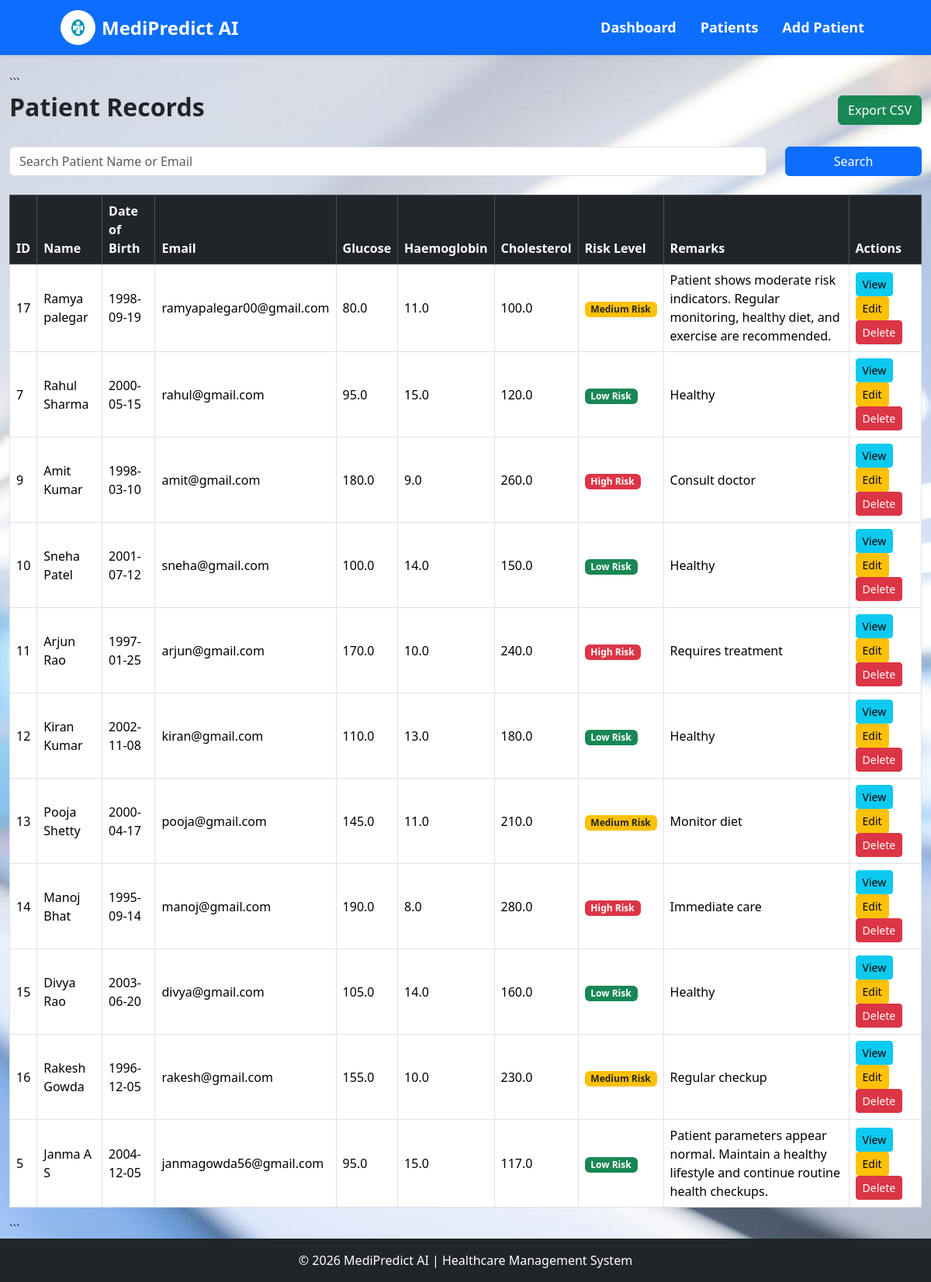
Page /patients on the committed database.
### tables this page shows
CREATE TABLE patients (

        id INTEGER PRIMARY KEY AUTOINCREMENT,

        full_name TEXT NOT NULL,

        dob DATE NOT NULL,

        email TEXT NOT NULL,

        glucose REAL NOT NULL,

        haemoglobin REAL NOT NULL,

        cholesterol REAL NOT NULL,

        risk_level TEXT,

        remarks TEXT,

        created_at TIMESTAMP DEFAULT CURRENT_TIMESTAMP

    );

### app.py (the view)
@app.route("/patients")
def patients():
    search = request.args.get("search", "")
    conn = get_db_connection()
    patients = conn.execute("""
        SELECT *
        FROM patients
        WHERE full_name LIKE ?
             OR email LIKE ?
        ORDER BY created_at DESC
    """, (f"%{search}%",f"%{search}%")).fetchall()
    conn.close()
    return render_template(
        "patients.html",
        patients=patients,
        search=search
    )

### app.py (called while the page is built)
def get_db_connection():
    conn = sqlite3.connect(DATABASE)
    conn.row_factory = sqlite3.Row
    return conn

### templates/patients.html (shortened to what this page needs)
{% extends 'base.html' %}
{% block content %}
<div class="container-fluid mt-4">
```
<div class="d-flex justify-content-between align-items-center mb-4">
    <h2 class="fw-bold">
        Patient Records
    </h2>
    <a href="{{ url_for('export_csv') }}"
       class="btn btn-success">
        Export CSV
    </a>
</div>
<form method="GET"
      action="{{ url_for('patients') }}"
      class="mb-4">
    <div class="row">
        <div class="col-md-10">
            <input type="text"
                   name="search"
                   class="form-control"
                   placeholder="Search Patient Name or Email"
                   value="{{ search }}">
        </div>
        <div class="col-md-2">
            <button type="submit"
                    class="btn btn-primary w-100">
                Search
            </button>
        </div>
    </div>
</form>
<div class="table-responsive">
    <table class="table table-bordered table-hover align-middle">
        <thead class="table-dark">
            <tr>
                <th>ID</th>
                <th>Name</th>
                <th>Date of Birth</th>
                <th>Email</th>
                <th>Glucose</th>
                <th>Haemoglobin</th>
                <th>Cholesterol</th>
                <th>Risk Level</th>
                <th>Remarks</th>
                <th>Actions</th>
            </tr>
        </thead>
        <tbody>
            {% for patient in patients %}
            <tr>
                <td>{{ patient.id }}</td>
                <td>{{ patient.full_name }}</td>
                <td>{{ patient.dob }}</td>
                <td>{{ patient.email }}</td>
                <td>{{ patient.glucose }}</td>
                <td>{{ patient.haemoglobin }}</td>
                <td>{{ patient.cholesterol }}</td>
                <td>
                    {% if patient.risk_level == 'Low Risk' %}
                        <span class="badge bg-success">
                            {{ patient.risk_level }}
                        </span>
                    {% elif patient.risk_level == 'Medium Risk' %}
                        <span class="badge bg-warning text-dark">
                            {{ patient.risk_level }}
                        </span>
                    {% else %}
                        <span class="badge bg-danger">
                            {{ patient.risk_level }}
                        </span>
                    {% endif %}
                </td>
                <td>{{ patient.remarks }}</td>
                <td>
                    <a href="{{ url_for('view_patient', patient_id=patient.id) }}"
                       class="btn btn-info btn-sm">
                        View
                    </a>
                    <a href="{{ url_for('edit_patient', id=patient.id) }}"
                       class="btn btn-warning btn-sm">
                        Edit
                    </a>
                    <a href="{{ url_for('delete_patient', id=patient.id) }}"
                       class="btn btn-danger btn-sm"
                       onclick="return confirm('Delete this patient?')">
                        Delete
                    </a>
                </td>
            </tr>
            {% endfor %}
        </tbody>
    </table>
</div>
```
</div>
{% endblock %}

### templates/base.html (shortened to what this page needs)
<!DOCTYPE html>
<html lang="en">
<head>
    <link href="https://cdn.jsdelivr.net/npm/bootstrap@5.3.3/dist/css/bootstrap.min.css"
          rel="stylesheet">
    <link rel="stylesheet"
          href="{{ url_for('static', filename='css/style.css') }}">
</head>
<body>
    <nav class="navbar navbar-expand-lg navbar-dark bg-primary shadow-sm">
        <div class="container-fluid px-5">
            <a class="navbar-brand d-flex align-items-center fw-bold"
               href="{{ url_for('dashboard') }}">
                <img src="{{ url_for('static', filename='images/logo.jpg') }}"
                     alt="Logo"
                     width="45"
                     height="45"
                     class="rounded-circle">
                <span class="fs-4 ms-2">
                    MediPredict AI
                </span>
            </a>
            <div class="collapse navbar-collapse"
                 id="navbarNav">
                <ul class="navbar-nav ms-auto">
                    <li class="nav-item">
                        <a class="nav-link"
                           href="{{ url_for('dashboard') }}">
                            Dashboard
                        </a>
                    </li>
                    <li class="nav-item">
                        <a class="nav-link"
                           href="{{ url_for('patients') }}">
                            Patients
                        </a>
                    </li>
                    <li class="nav-item">
                        <a class="nav-link"
                           href="{{ url_for('add_patient') }}">
                            Add Patient
                        </a>
                    </li>
                </ul>
            </div>
        </div>
    </nav>
    <main class="content-wrapper">
        {% block content %}
        {% endblock %}
    </main>
    <footer class="footer bg-dark text-white text-center py-3">
        <p class="mb-0">
            © 2026 MediPredict AI | Healthcare Management System
        </p>
    </footer>
</body>
</html>

### static/css/style.css (style rules this page uses)
body { background-image: url("../images/bg.jpg"); background-size: cover; background-position: center; background-repeat: no-repeat; background-attachment: fixed; min-height: 100vh; }
.navbar { box-shadow: 0 2px 10px rgba(0,0,0,0.2); }
table { background:rgba(255,255,255,0.95); }
.navbar { padding-left: 30px; padding-right: 30px; }
.navbar-brand { font-size: 20px; font-weight: bold; }
.navbar-nav { margin-left: auto; }
.navbar-nav .nav-link { margin-left: 15px; font-size: 17px; }
.navbar-nav .nav-link { color: #ffffff !important; font-size: 18px; font-weight: 600; margin-left: 15px; }
.navbar-brand { color: #ffffff !important; font-size: 20px; font-weight: bold; }
html, body { height:100%; }
body { display:flex; flex-direction:column; }
.content-wrapper { flex:1; }
.footer { margin-top:auto; }

### rows in the picture
patients: id "17", full_name "Ramya palegar", dob "1998-09-19", email "ramyapalegar00@gmail.com", glucose "80.0", haemoglobin "11.0", cholesterol "100.0", risk_level "Medium Risk", remarks "Patient shows moderate risk indicators. Regular monitoring, healthy diet, and exercise are recommended."
patients: id "7", full_name "Rahul Sharma", dob "2000-05-15", email "rahul@gmail.com", glucose "95.0", haemoglobin "15.0", cholesterol "120.0", risk_level "Low Risk", remarks "Healthy"
patients: id "9", full_name "Amit Kumar", dob "1998-03-10", email "amit@gmail.com", glucose "180.0", haemoglobin "9.0", cholesterol "260.0", risk_level "High Risk", remarks "Consult doctor"
patients: id "10", full_name "Sneha Patel", dob "2001-07-12", email "sneha@gmail.com", glucose "100.0", haemoglobin "14.0", cholesterol "150.0", risk_level "Low Risk", remarks "Healthy"
patients: id "11", full_name "Arjun Rao", dob "1997-01-25", email "arjun@gmail.com", glucose "170.0", haemoglobin "10.0", cholesterol "240.0", risk_level "High Risk", remarks "Requires treatment"
patients: id "12", full_name "Kiran Kumar", dob "2002-11-08", email "kiran@gmail.com", glucose "110.0", haemoglobin "13.0", cholesterol "180.0", risk_level "Low Risk", remarks "Healthy"
patients: id "13", full_name "Pooja Shetty", dob "2000-04-17", email "pooja@gmail.com", glucose "145.0", haemoglobin "11.0", cholesterol "210.0", risk_level "Medium Risk", remarks "Monitor diet"
patients: id "14", full_name "Manoj Bhat", dob "1995-09-14", email "manoj@gmail.com", glucose "190.0", haemoglobin "8.0", cholesterol "280.0", risk_level "High Risk", remarks "Immediate care"
patients: id "15", full_name "Divya Rao", dob "2003-06-20", email "divya@gmail.com", glucose "105.0", haemoglobin "14.0", cholesterol "160.0", risk_level "Low Risk", remarks "Healthy"
patients: id "16", full_name "Rakesh Gowda", dob "1996-12-05", email "rakesh@gmail.com", glucose "155.0", haemoglobin "10.0", cholesterol "230.0", risk_level "Medium Risk", remarks "Regular checkup"
patients: id "5", full_name "Janma A S", dob "2004-12-05", email "janmagowda56@gmail.com", glucose "95.0", haemoglobin "15.0", cholesterol "117.0", risk_level "Low Risk", remarks "Patient parameters appear normal. Maintain a healthy lifestyle and continue routine health checkups."
